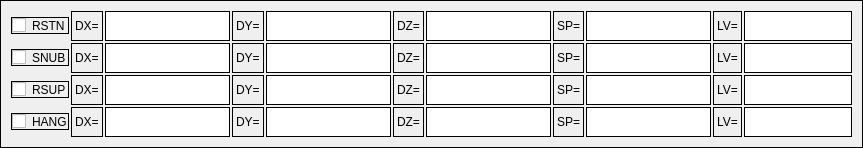
                 <widget class="QWidget" name="widget9_4" native="true">
                  <property name="maximumSize">
                   <size>
                    <width>1000</width>
                    <height>16777215</height>
                   </size>
                  </property>
                  <property name="styleSheet">
                   <string notr="true">border:0.5px solid black;
font: 12px;
</string>
                  </property>
                  <layout class="QGridLayout" name="gridLayout_16">
                   <property name="spacing">
                    <number>2</number>
                   </property>
                   <item row="0" column="8">
                    <widget class="QLineEdit" name="RSTN_SP_3">
                     <property name="minimumSize">
                      <size>
                       <width>30</width>
                       <height>30</height>
                      </size>
                     </property>
                     <property name="styleSheet">
                      <string notr="true">font: 75 10pt;</string>
                     </property>
                    </widget>
                   </item>
                   <item row="1" column="4">
                    <widget class="QLineEdit" name="SNUB_DY_3">
                     <property name="minimumSize">
                      <size>
                       <width>30</width>
                       <height>30</height>
                      </size>
                     </property>
                     <property name="styleSheet">
                      <string notr="true">font: 75 10pt;</string>
                     </property>
                    </widget>
                   </item>
                   <item row="0" column="7">
                    <widget class="QLabel" name="label_36">
                     <property name="styleSheet">
                      <string notr="true"/>
                     </property>
                     <property name="text">
                      <string>SP=</string>
                     </property>
                    </widget>
                   </item>
                   <item row="0" column="1">
                    <widget class="QLabel" name="label_38">
                     <property name="styleSheet">
                      <string notr="true"/>
                     </property>
                     <property name="text">
                      <string>DX=</string>
                     </property>
                    </widget>
                   </item>
                   <item row="1" column="1">
                    <widget class="QLabel" name="label_67">
                     <property name="styleSheet">
                      <string notr="true"/>
                     </property>
                     <property name="text">
                      <string>DX=</string>
                     </property>
                    </widget>
                   </item>
                   <item row="2" column="3">
                    <widget class="QLabel" name="label_64">
                     <property name="styleSheet">
                      <string notr="true"/>
                     </property>
                     <property name="text">
                      <string>DY=</string>
                     </property>
                    </widget>
                   </item>
                   <item row="0" column="4">
                    <widget class="QLineEdit" name="RSTN_DY_3">
                     <property name="minimumSize">
                      <size>
                       <width>30</width>
                       <height>30</height>
                      </size>
                     </property>
                     <property name="styleSheet">
                      <string notr="true">font: 75 10pt;</string>
                     </property>
                     <property name="text">
                      <string/>
                     </property>
                    </widget>
                   </item>
                   <item row="1" column="5">
                    <widget class="QLabel" name="label_98">
                     <property name="styleSheet">
                      <string notr="true"/>
                     </property>
                     <property name="text">
                      <string>DZ=</string>
                     </property>
                    </widget>
                   </item>
                   <item row="1" column="7">
                    <widget class="QLabel" name="label_107">
                     <property name="styleSheet">
                      <string notr="true"/>
                     </property>
                     <property name="text">
                      <string>SP=</string>
                     </property>
                    </widget>
                   </item>
                   <item row="2" column="1">
                    <widget class="QLabel" name="label_65">
                     <property name="styleSheet">
                      <string notr="true"/>
                     </property>
                     <property name="text">
                      <string>DX=</string>
                     </property>
                    </widget>
                   </item>
                   <item row="1" column="0">
                    <widget class="QCheckBox" name="SNUB_3">
                     <property name="styleSheet">
                      <string notr="true">font: 12px;</string>
                     </property>
                     <property name="text">
                      <string>SNUB</string>
                     </property>
                    </widget>
                   </item>
                   <item row="2" column="7">
                    <widget class="QLabel" name="label_109">
                     <property name="styleSheet">
                      <string notr="true"/>
                     </property>
                     <property name="text">
                      <string>SP=</string>
                     </property>
                    </widget>
                   </item>
                   <item row="2" column="2">
                    <widget class="QLineEdit" name="RSUP_DX_3">
                     <property name="minimumSize">
                      <size>
                       <width>30</width>
                       <height>30</height>
                      </size>
                     </property>
                     <property name="styleSheet">
                      <string notr="true">font: 75 10pt;</string>
                     </property>
                    </widget>
                   </item>
                   <item row="2" column="4">
                    <widget class="QLineEdit" name="RSUP_DY_3">
                     <property name="minimumSize">
                      <size>
                       <width>30</width>
                       <height>30</height>
                      </size>
                     </property>
                     <property name="styleSheet">
                      <string notr="true">font: 75 10pt;</string>
                     </property>
                    </widget>
                   </item>
                   <item row="0" column="9">
                    <widget class="QLabel" name="label_79">
                     <property name="styleSheet">
                      <string notr="true">font: 12px;</string>
                     </property>
                     <property name="text">
                      <string>LV=</string>
                     </property>
                    </widget>
                   </item>
                   <item row="3" column="2">
                    <widget class="QLineEdit" name="HANG_DX_3">
                     <property name="minimumSize">
                      <size>
                       <width>30</width>
                       <height>30</height>
                      </size>
                     </property>
                     <property name="styleSheet">
                      <string notr="true">font: 75 10pt;</string>
                     </property>
                    </widget>
                   </item>
                   <item row="0" column="5">
                    <widget class="QLabel" name="label_37">
                     <property name="styleSheet">
                      <string notr="true"/>
                     </property>
                     <property name="text">
                      <string>DZ=</string>
                     </property>
                    </widget>
                   </item>
                   <item row="2" column="0">
                    <widget class="QCheckBox" name="RSUP_3">
                     <property name="styleSheet">
                      <string notr="true">font: 12px;</string>
                     </property>
                     <property name="text">
                      <string>RSUP</string>
                     </property>
                    </widget>
                   </item>
                   <item row="1" column="3">
                    <widget class="QLabel" name="label_63">
                     <property name="styleSheet">
                      <string notr="true"/>
                     </property>
                     <property name="text">
                      <string>DY=</string>
                     </property>
                    </widget>
                   </item>
                   <item row="3" column="5">
                    <widget class="QLabel" name="label_96">
                     <property name="styleSheet">
                      <string notr="true"/>
                     </property>
                     <property name="text">
                      <string>DZ=</string>
                     </property>
                    </widget>
                   </item>
                   <item row="1" column="2">
                    <widget class="QLineEdit" name="SNUB_DX_3">
                     <property name="minimumSize">
                      <size>
                       <width>30</width>
                       <height>30</height>
                      </size>
                     </property>
                     <property name="styleSheet">
                      <string notr="true">font: 75 10pt;</string>
                     </property>
                    </widget>
                   </item>
                   <item row="0" column="6">
                    <widget class="QLineEdit" name="RSTN_DZ_3">
                     <property name="minimumSize">
                      <size>
                       <width>30</width>
                       <height>30</height>
                      </size>
                     </property>
                     <property name="styleSheet">
                      <string notr="true">font: 75 10pt;</string>
                     </property>
                    </widget>
                   </item>
                   <item row="0" column="2">
                    <widget class="QLineEdit" name="RSTN_DX_3">
                     <property name="minimumSize">
                      <size>
                       <width>30</width>
                       <height>30</height>
                      </size>
                     </property>
                     <property name="styleSheet">
                      <string notr="true">font: 75 10pt;</string>
                     </property>
                     <property name="text">
                      <string/>
                     </property>
                    </widget>
                   </item>
                   <item row="0" column="0">
                    <widget class="QCheckBox" name="RSTN_3">
                     <property name="styleSheet">
                      <string notr="true">font: 12px;</string>
                     </property>
                     <property name="text">
                      <string>RSTN</string>
                     </property>
                    </widget>
                   </item>
                   <item row="3" column="4">
                    <widget class="QLineEdit" name="HANG_DY_3">
                     <property name="minimumSize">
                      <size>
                       <width>30</width>
                       <height>30</height>
                      </size>
                     </property>
                     <property name="styleSheet">
                      <string notr="true">font: 75 10pt;</string>
                     </property>
                    </widget>
                   </item>
                   <item row="2" column="8">
                    <widget class="QLineEdit" name="RSUP_SP_3">
                     <property name="minimumSize">
                      <size>
                       <width>30</width>
                       <height>30</height>
                      </size>
                     </property>
                     <property name="styleSheet">
                      <string notr="true">font: 75 10pt;</string>
                     </property>
                    </widget>
                   </item>
                   <item row="2" column="6">
                    <widget class="QLineEdit" name="RSUP_DZ_3">
                     <property name="minimumSize">
                      <size>
                       <width>30</width>
                       <height>30</height>
                      </size>
                     </property>
                     <property name="styleSheet">
                      <string notr="true">font: 75 10pt;</string>
                     </property>
                    </widget>
                   </item>
                   <item row="1" column="8">
                    <widget class="QLineEdit" name="SNUB_SP_3">
                     <property name="minimumSize">
                      <size>
                       <width>30</width>
                       <height>30</height>
                      </size>
                     </property>
                     <property name="styleSheet">
                      <string notr="true">font: 75 10pt;</string>
                     </property>
                    </widget>
                   </item>
                   <item row="0" column="3">
                    <widget class="QLabel" name="label_35">
                     <property name="styleSheet">
                      <string notr="true"/>
                     </property>
                     <property name="text">
                      <string>DY=</string>
                     </property>
                    </widget>
                   </item>
                   <item row="3" column="8">
                    <widget class="QLineEdit" name="HANG_SP_3">
                     <property name="minimumSize">
                      <size>
                       <width>30</width>
                       <height>30</height>
                      </size>
                     </property>
                     <property name="styleSheet">
                      <string notr="true">font: 75 10pt;</string>
                     </property>
                    </widget>
                   </item>
                   <item row="3" column="1">
                    <widget class="QLabel" name="label_66">
                     <property name="styleSheet">
                      <string notr="true"/>
                     </property>
                     <property name="text">
                      <string>DX=</string>
                     </property>
                    </widget>
                   </item>
                   <item row="2" column="5">
                    <widget class="QLabel" name="label_108">
                     <property name="styleSheet">
                      <string notr="true"/>
                     </property>
                     <property name="text">
                      <string>DZ=</string>
                     </property>
                    </widget>
                   </item>
                   <item row="3" column="6">
                    <widget class="QLineEdit" name="HANG_DZ_3">
                     <property name="minimumSize">
                      <size>
                       <width>30</width>
                       <height>30</height>
                      </size>
                     </property>
                     <property name="styleSheet">
                      <string notr="true">font: 75 10pt;</string>
                     </property>
                    </widget>
                   </item>
                   <item row="3" column="3">
                    <widget class="QLabel" name="label_50">
                     <property name="styleSheet">
                      <string notr="true"/>
                     </property>
                     <property name="text">
                      <string>DY=</string>
                     </property>
                    </widget>
                   </item>
                   <item row="3" column="0">
                    <widget class="QCheckBox" name="HANG_3">
                     <property name="styleSheet">
                      <string notr="true">font: 12px;</string>
                     </property>
                     <property name="text">
                      <string>HANG</string>
                     </property>
                    </widget>
                   </item>
                   <item row="1" column="6">
                    <widget class="QLineEdit" name="SNUB_DZ_3">
                     <property name="minimumSize">
                      <size>
                       <width>30</width>
                       <height>30</height>
                      </size>
                     </property>
                     <property name="styleSheet">
                      <string notr="true">font: 75 10pt;</string>
                     </property>
                    </widget>
                   </item>
                   <item row="3" column="7">
                    <widget class="QLabel" name="label_97">
                     <property name="styleSheet">
                      <string notr="true"/>
                     </property>
                     <property name="text">
                      <string>SP=</string>
                     </property>
                    </widget>
                   </item>
                   <item row="0" column="10">
                    <widget class="QLineEdit" name="RSTN_LV_3">
                     <property name="minimumSize">
                      <size>
                       <width>30</width>
                       <height>30</height>
                      </size>
                     </property>
                    </widget>
                   </item>
                   <item row="1" column="9">
                    <widget class="QLabel" name="label_80">
                     <property name="styleSheet">
                      <string notr="true">font: 12px;</string>
                     </property>
                     <property name="text">
                      <string>LV=</string>
                     </property>
                    </widget>
                   </item>
                   <item row="1" column="10">
                    <widget class="QLineEdit" name="SNUB_LV_3">
                     <property name="minimumSize">
                      <size>
                       <width>30</width>
                       <height>30</height>
                      </size>
                     </property>
                    </widget>
                   </item>
                   <item row="2" column="10">
                    <widget class="QLineEdit" name="RSUP_LV_3">
                     <property name="minimumSize">
                      <size>
                       <width>30</width>
                       <height>30</height>
                      </size>
                     </property>
                    </widget>
                   </item>
                   <item row="3" column="10">
                    <widget class="QLineEdit" name="HANG_LV_3">
                     <property name="minimumSize">
                      <size>
                       <width>30</width>
                       <height>30</height>
                      </size>
                     </property>
                    </widget>
                   </item>
                   <item row="2" column="9">
                    <widget class="QLabel" name="label_81">
                     <property name="styleSheet">
                      <string notr="true">font: 12px;</string>
                     </property>
                     <property name="text">
                      <string>LV=</string>
                     </property>
                    </widget>
                   </item>
                   <item row="3" column="9">
                    <widget class="QLabel" name="label_82">
                     <property name="styleSheet">
                      <string notr="true">font: 12px;</string>
                     </property>
                     <property name="text">
                      <string>LV=</string>
                     </property>
                    </widget>
                   </item>
                  </layout>
                 </widget>
